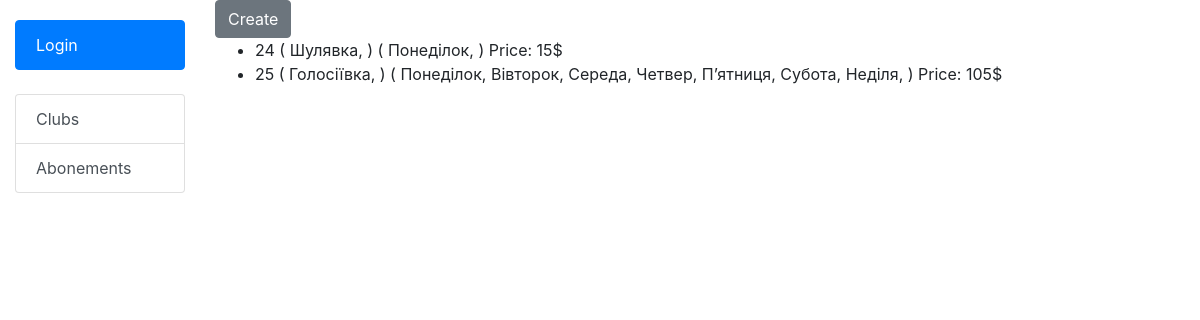
Page /abonements/ on the committed database.
### fitness_service/models.py (models this page shows, shortened)
class Abonement(models.Model):
    user = models.ForeignKey(settings.AUTH_USER_MODEL, on_delete=models.CASCADE)
    club = models.ManyToManyField(Club)
    days = models.ManyToManyField(Day)
    @property
    def price(self):
        return 15 * self.days.count() * self.club.count()

class Club(models.Model):
    location = models.CharField(max_length=300)

class Day(models.Model):
    name = models.CharField(max_length=15)
    exercise = models.CharField(max_length=20, default="sport")

### fitness_service/views.py (the view)
# urls.py: path("abonements/", AbonementListView.as_view(), name="abonement-list"),
class AbonementListView(generic.ListView):
    model = Abonement

### templates/fitness_service/abonement_list.html
{% extends "base.html" %}
{% block content %}
    <a href="{% url 'fitness_service:abonement-create-super' %}" class="btn btn-secondary link-to-page">
        Create
    </a>
    <ul>
        {% for abonement in abonement_list %}
            <li>
                {{ abonement.id }}
                ({% for club in abonement.club.all %}
                    {{ club.location }},
                {% endfor %})
                ({% for day in abonement.days.all %}
                    {{ day.name }},
                {% endfor %})
                Price: {{ abonement.price }}$
            </li>
        {% endfor %}
    </ul>
{% endblock %}

### templates/base.html (shortened to what this page needs)
<!DOCTYPE html>
<html lang="en">
<head>
    <link rel="stylesheet"
          href="https://cdn.jsdelivr.net/npm/bootstrap@4.5.3/dist/css/bootstrap.min.css"
>
    {% load static %}
</head>
<body>
<div class="container-fluid">
    <div class="row">
        <div class="col-sm-2">
            {% block sidebar %}
                {% include "includes/sidebar.html" %}
            {% endblock %}
        </div>
        <div class="col-sm-10">
            {% block content %}{% endblock %}
        </div>
    </div>
</div>
</body>
</html>

### templates/includes/sidebar.html (shortened to what this page needs)
<div class="list-group sidebar">
  {% if user.is_authenticated %}
    <a class="list-group-item list-group-item-action active">User: {{ user.username }}</a>
    <a href="{% url 'logout'%}?next={{request.path}}" class="list-group-item list-group-item-action">Logout</a>
  {% else %}
    <a href="{% url 'login'%}?next={{request.path}}" class="list-group-item list-group-item-action active">Login</a>
  {% endif %}
</div>
<br>
<div class="list-group">
  <a href="{% url 'fitness_service:club-list' %}" class="list-group-item list-group-item-action">Clubs</a>
  <a href="{% url 'fitness_service:abonement-list' %}" class="list-group-item list-group-item-action">Abonements</a>
</div>

### templates/includes/sidebar.html (style rules this page uses)
.sidebar { margin-top: 20px; }

### rows in the picture
Abonement: id "24", price "15"
Club: location "Шулявка"
Day: name "Понеділок"
Abonement: id "25", price "105"
Club: location "Голосіївка"
Day: name "Вівторок"
Day: name "Середа"
Day: name "Четвер"
Day: name "Пʼятниця"
Day: name "Субота"
Day: name "Неділя"
